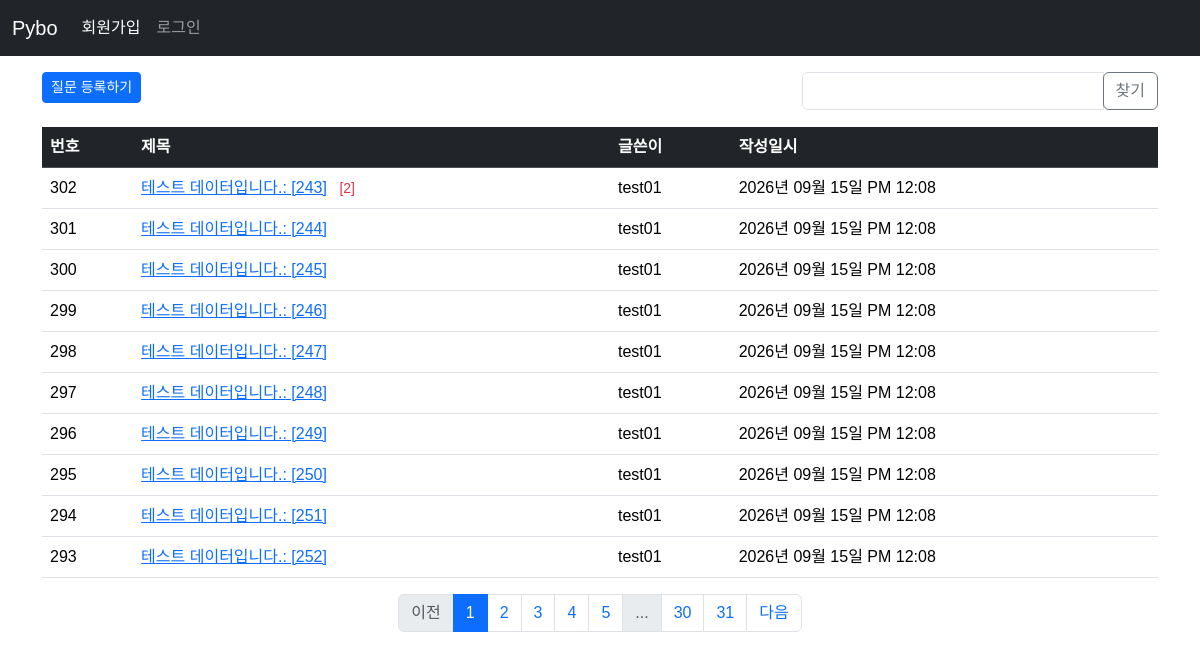
The page /question/list on the database its author committed.
### pybo/models.py (models this page shows)
class Question(db.Model):
    id = db.Column(db.Integer, primary_key=True)
    subject = db.Column(db.String(200), nullable=False)
    content = db.Column(db.Text, nullable=False)
    create_date = db.Column(db.DateTime, nullable=False)
    user_id = db.Column(db.Integer, db.ForeignKey('user.id', ondelete='CASCADE'), nullable=False)
    user = db.relationship('User', backref=db.backref('quesetion_set'))
    modify_date = db.Column(db.DateTime, nullable=True)

class User(db.Model):
    id = db.Column(db.Integer, primary_key=True)
    username = db.Column(db.String(150), unique=True, nullable=False)
    password = db.Column(db.String(200), nullable=False)
    email = db.Column(db.String(120), unique=True, nullable=False)

### pybo/views/question_views.py (the view, shortened to what this page needs)
@bp.route('/list')
def _list():
    page = request.args.get('page', default=1, type=int)  # url parameter ?page=1
    kw = request.args.get('kw', default='', type=str)  # 검색키워드 추가
    question_list = Question.query.order_by(Question.create_date.desc())
    question_list = question_list.paginate(page=page, per_page=10)  # 페이징 구현
    return render_template('question/question_list.html', question_list=question_list)

### pybo/filter.py (called while the page is built)
def format_datetime(value, fmt='%Y년 %m월 %d일 %p %I:%M'):
    return value.strftime(fmt)

### pybo/views/auth_views.py (called while the page is built)
@bp.before_app_request
def load_logged_in_user():
    user_id = session.get('user_id')
    if user_id is None:
        g.user = None
    else:
        g.user = User.query.get(user_id)

### pybo/templates/question/question_list.html (shortened to what this page needs)
{% extends 'base.html' %}
{% block content %}
<div class="container my-3">
    <div class="row my-3">
        <div class="col-md-8">
            <a href="{{ url_for('question.create') }}" class="btn btn-primary btn-sm mb-2">질문 등록하기</a>
        </div>
        <div class="col-md-4">
            <div class="input-group">
                <input type="text" id="search_kw" class="form-control"
                    value="{{ kw or '' }}">
                <div class="input-group-append">
                    <button class="btn btn-outline-secondary" id="btn_search">찾기</button>
                </div>
            </div>
        </div>
    </div>
    <table class="table table-hover">
      <thead>
        <tr class="table-dark">
            <th>번호</th>
            <th>제목</th>
            <th>글쓴이</th>
            <th>작성일시</th>
        </tr>
      </thead>
      <tbody>
        {% if question_list %}
        {% for question in question_list.items %}
        <tr>
          <td>{{ question_list.total - ((question_list.page - 1) * question_list.per_page) - loop.index0 }}</td>
          <td>
              <a href="{{ url_for('question.detail', question_id=question.id) }}">{{question.subject}}</a>
              {% if question.answer_set | length > 0 %}
              <span class="text-danger small mx-2">[{{ question.answer_set | length }}]</span>
              {% endif %}
          </td>
          <td>{{ question.user.username }}</td>
          <td>{{ question.create_date | datetime }}</td>
        </tr>
        {% endfor %}
        {% else %}
        <tr>
            <td colspan="3">질문이 없습니다.</td>
        </tr>
        {% endif %}
      </tbody>
    </table>
    <nav aria-label="...">
      <ul class="pagination justify-content-center">
        {% if question_list.has_prev %}
        <li class="page-item"><a href="?page={{ question_list.prev_num }}" class="page-link">이전</a></li>
        {% else %}
        <li class="page-item disabled">
            <a href="javascript:void(0)" class="page-link" aria-disabled="ture">이전</a>
        </li>
        {% endif %}
        {% for page_num in question_list.iter_pages() %}
        {% if page_num %}
        {% if page_num != question_list.page %}
        <li class="page-item"><a class="page-link" data-page="{{ page_num }}" href="javascript:void(0)">{{ page_num }}</a></li>
        {% else %}
        <li class="page-item active">
          <a class="page-link" href="javascript:void(0)" aria-current="page">{{ page_num }}</a>
        </li>
        {% endif %}
        {% else %}
        <li class="page-item disabled"><a class="page-link" href="javascript:void(0)">...</a></li>
        {% endif %}
        {% endfor %}
        {% if question_list.has_next %}
        <li class="page-item"><a class="page-link" href="?page={{ question_list.next_num }}">다음</a></li>
        {% else %}
        <li class="page-item disabled">
            <a class="page-link" href="javscript:void(0)" aria-disabled="ture">다음</a>
        </li>
        {% endif %}
      </ul>
    </nav>
</div>
{% endblock %}

### pybo/templates/base.html (shortened to what this page needs)
<!DOCTYPE html>
<html lang="ko">
<head>
    <link rel="stylesheet" href="https://cdn.jsdelivr.net/npm/bootstrap@5.3.8/dist/css/bootstrap.min.css">
    <link rel="stylesheet" href="{{ url_for('static', filename='style.css') }}">
</head>
<body>
    {% include 'navbar.html' %}
    {% block content %}
    {% endblock %}
</body>
</html>

### pybo/templates/navbar.html (shortened to what this page needs)
    <nav class="navbar bg-dark navbar-expand-sm" data-bs-theme="dark">
      <div class="container-fluid">
        <a class="navbar-brand" href="{{ url_for('main.index') }}">Pybo</a>
        <div class="collapse navbar-collapse" id="navbarNav">
          {% if g.user %}
          <ul class="navbar-nav">
            <li class="nav-item">
              <a class="nav-link" href="{{ url_for('auth.logout') }}">{{ g.user.username }} (로그아웃)</a>
            </li>
          </ul>
          {% else %}
          <ul class="navbar-nav">
            <li class="nav-item">
              <a class="nav-link active" aria-current="page" href="{{ url_for('auth.signup') }}">회원가입</a>
            </li>
            <li class="nav-item">
              <a class="nav-link" href="{{ url_for('auth.login') }}">로그인</a>
            </li>
          </ul>
          {% endif %}
        </div>
      </div>
    </nav>

### pybo/static/style.css (style rules this page uses)
body { font-family: "Noto Sans KR", sans-serif; font-weight: 400; }

### rows shown on the page
Question: total "302", subject "테스트 데이터입니다.: [243]", answer_set|length "2", user.username "test01", create_date "2026년 09월 15일 PM 12:08"
Question: total "301", subject "테스트 데이터입니다.: [244]", user.username "test01", create_date "2026년 09월 15일 PM 12:08"
Question: total "300", subject "테스트 데이터입니다.: [245]", user.username "test01", create_date "2026년 09월 15일 PM 12:08"
Question: total "299", subject "테스트 데이터입니다.: [246]", user.username "test01", create_date "2026년 09월 15일 PM 12:08"
Question: total "298", subject "테스트 데이터입니다.: [247]", user.username "test01", create_date "2026년 09월 15일 PM 12:08"
Question: total "297", subject "테스트 데이터입니다.: [248]", user.username "test01", create_date "2026년 09월 15일 PM 12:08"
Question: total "296", subject "테스트 데이터입니다.: [249]", user.username "test01", create_date "2026년 09월 15일 PM 12:08"
Question: total "295", subject "테스트 데이터입니다.: [250]", user.username "test01", create_date "2026년 09월 15일 PM 12:08"
Question: total "294", subject "테스트 데이터입니다.: [251]", user.username "test01", create_date "2026년 09월 15일 PM 12:08"
Question: total "293", subject "테스트 데이터입니다.: [252]", user.username "test01", create_date "2026년 09월 15일 PM 12:08"

### other values the page prints
{{ page_num }} "1"
{{ page_num }} "2" "3" "4" "5" "30" "31"
